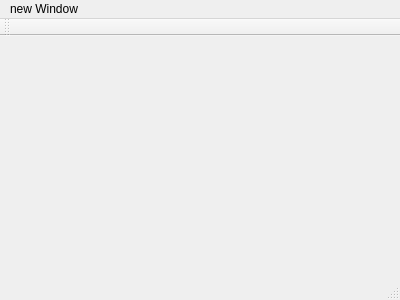
<?xml version="1.0" encoding="UTF-8"?>
<ui version="4.0">
 <class>MainWindow</class>
 <widget class="QMainWindow" name="MainWindow">
  <property name="geometry">
   <rect>
    <x>0</x>
    <y>0</y>
    <width>400</width>
    <height>300</height>
   </rect>
  </property>
  <property name="windowTitle">
   <string>MainWindow</string>
  </property>
  <widget class="QWidget" name="centralWidget"/>
  <widget class="QMenuBar" name="menuBar">
   <property name="geometry">
    <rect>
     <x>0</x>
     <y>0</y>
     <width>400</width>
     <height>22</height>
    </rect>
   </property>
   <widget class="QMenu" name="menunew_Window">
    <property name="title">
     <string>new Window</string>
    </property>
    <addaction name="separator"/>
   </widget>
   <addaction name="menunew_Window"/>
  </widget>
  <widget class="QToolBar" name="mainToolBar">
   <attribute name="toolBarArea">
    <enum>TopToolBarArea</enum>
   </attribute>
   <attribute name="toolBarBreak">
    <bool>false</bool>
   </attribute>
  </widget>
  <widget class="QStatusBar" name="statusBar"/>
 </widget>
 <layoutdefault spacing="6" margin="11"/>
 <resources/>
 <connections/>
</ui>
